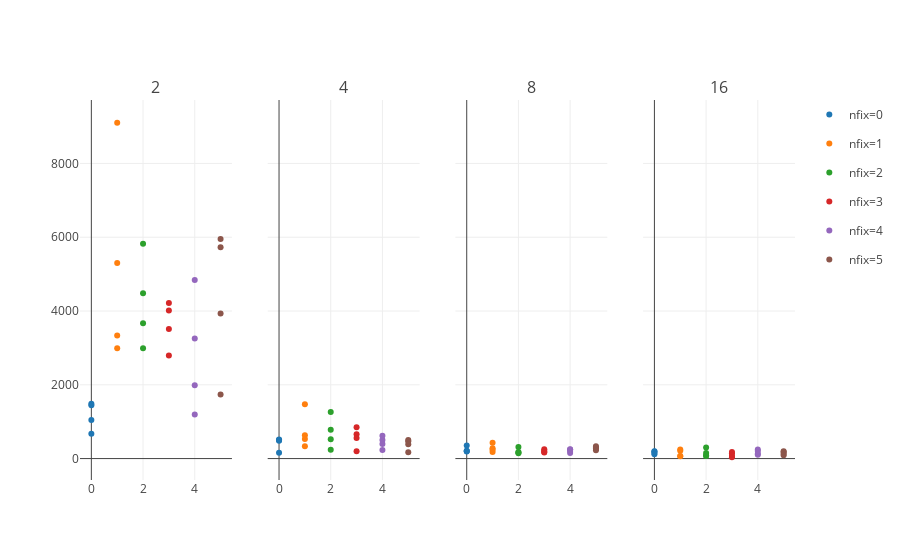

Write notebook code for a chart like this one.
### Code cell
# Plot negative log likelihoods for each options
def plot_nll_fixpoints(cur_nll_ntrial, nfix_set, nbatches):
    cur_plts = []
    for (nfix_ind, nfix) in itertools.izip(range(len(nfix_set)), nfix_set):
        cur_plts.append(plt_type.Scatter(x=nfix*np.ones_like(np.squeeze(cur_nll_ntrial[nfix_ind,:])), 
                                         y=np.squeeze(cur_nll_ntrial[nfix_ind,:]), 
                                         mode='markers', 
                                         marker = dict(color=plotly.colors.DEFAULT_PLOTLY_COLORS[nfix_ind]),
                                         name = "nfix=%d" % nfix, 
                                         legendgroup="nfix=%d" % nfix))
    return cur_plts
    
    
from plotly import tools as plt_tools

def plot_nll(cur_nll, ntrials_set, nfix_set, nbatches):
    fig_subplts = plt_tools.make_subplots(rows=1, cols=len(ntrials_set), subplot_titles=ntrials_set, shared_yaxes=True)
    for (ntrials_ind, ntrials) in itertools.izip(range(len(ntrials_set)), ntrials_set):        
        tmp = plot_nll_fixpoints(cur_nll[ntrials_ind,:,:], nfix_set, nbatches)
        for trace in tmp:
            fig_subplts.append_trace(trace,1,ntrials_ind+1)
            if ntrials_ind>0:
                fig_subplts['data'][-1]['showlegend']=False
    plt(fig_subplts)
    return fig_subplts

a = plot_nll(GP_NLL, ntrials_set, nfix_set, nbatches)

### Figure 1 — Plotly figure (JSON) as saved in the notebook; plotly's stock layout.template omitted (floating-point values rounded to 4 significant figures)
{"data": [{"legendgroup": "nfix=0", "marker": {"color": "rgb(31, 119, 180)"}, "mode": "markers", "name": "nfix=0", "type": "scatter", "x": [0, 0, 0, 0], "xaxis": "x1", "y": [1483.0, 675.9, 1443.0, 1049.0], "yaxis": "y1"}, {"legendgroup": "nfix=1", "marker": {"color": "rgb(255, 127, 14)"}, "mode": "markers", "name": "nfix=1", "type": "scatter", "x": [1, 1, 1, 1], "xaxis": "x1", "y": [9103.0, 3339.0, 5304.0, 2990.0], "yaxis": "y1"}, {"legendgroup": "nfix=2", "marker": {"color": "rgb(44, 160, 44)"}, "mode": "markers", "name": "nfix=2", "type": "scatter", "x": [2, 2, 2, 2], "xaxis": "x1", "y": [2989.0, 3670.0, 4480.0, 5820.0], "yaxis": "y1"}, {"legendgroup": "nfix=3", "marker": {"color": "rgb(214, 39, 40)"}, "mode": "markers", "name": "nfix=3", "type": "scatter", "x": [3, 3, 3, 3], "xaxis": "x1", "y": [4214.0, 2794.0, 4016.0, 3515.0], "yaxis": "y1"}, {"legendgroup": "nfix=4", "marker": {"color": "rgb(148, 103, 189)"}, "mode": "markers", "name": "nfix=4", "type": "scatter", "x": [4, 4, 4, 4], "xaxis": "x1", "y": [1987.0, 1194.0, 4841.0, 3257.0], "yaxis": "y1"}, {"legendgroup": "nfix=5", "marker": {"color": "rgb(140, 86, 75)"}, "mode": "markers", "name": "nfix=5", "type": "scatter", "x": [5, 5, 5, 5], "xaxis": "x1", "y": [5726.0, 1738.0, 3935.0, 5949.0], "yaxis": "y1"}, {"legendgroup": "nfix=0", "marker": {"color": "rgb(31, 119, 180)"}, "mode": "markers", "name": "nfix=0", "showlegend": false, "type": "scatter", "x": [0, 0, 0, 0], "xaxis": "x2", "y": [155.5, 484.5, 502.9, 515.1], "yaxis": "y1"}, {"legendgroup": "nfix=1", "marker": {"color": "rgb(255, 127, 14)"}, "mode": "markers", "name": "nfix=1", "showlegend": false, "type": "scatter", "x": [1, 1, 1, 1], "xaxis": "x2", "y": [332.4, 1470.0, 629.0, 533.8], "yaxis": "y1"}, {"legendgroup": "nfix=2", "marker": {"color": "rgb(44, 160, 44)"}, "mode": "markers", "name": "nfix=2", "showlegend": false, "type": "scatter", "x": [2, 2, 2, 2], "xaxis": "x2", "y": [240.2, 1260.0, 782.6, 521.5], "yaxis": "y1"}, {"legendgroup": "nfix=3", "marker": {"color": "rgb(214, 39, 40)"}, "mode": "markers", "name": "nfix=3", "showlegend": false, "type": "scatter", "x": [3, 3, 3, 3], "xaxis": "x2", "y": [200.4, 849.5, 657.0, 556.3], "yaxis": "y1"}, {"legendgroup": "nfix=4", "marker": {"color": "rgb(148, 103, 189)"}, "mode": "markers", "name": "nfix=4", "showlegend": false, "type": "scatter", "x": [4, 4, 4, 4], "xaxis": "x2", "y": [235.4, 501.0, 621.1, 391.7], "yaxis": "y1"}, {"legendgroup": "nfix=5", "marker": {"color": "rgb(140, 86, 75)"}, "mode": "markers", "name": "nfix=5", "showlegend": false, "type": "scatter", "x": [5, 5, 5, 5], "xaxis": "x2", "y": [173.8, 500.7, 469.3, 387.6], "yaxis": "y1"}, {"legendgroup": "nfix=0", "marker": {"color": "rgb(31, 119, 180)"}, "mode": "markers", "name": "nfix=0", "showlegend": false, "type": "scatter", "x": [0, 0, 0, 0], "xaxis": "x3", "y": [193.1, 351.8, 205.3, 214.5], "yaxis": "y1"}, {"legendgroup": "nfix=1", "marker": {"color": "rgb(255, 127, 14)"}, "mode": "markers", "name": "nfix=1", "showlegend": false, "type": "scatter", "x": [1, 1, 1, 1], "xaxis": "x3", "y": [179.5, 427.7, 241.4, 279.3], "yaxis": "y1"}, {"legendgroup": "nfix=2", "marker": {"color": "rgb(44, 160, 44)"}, "mode": "markers", "name": "nfix=2", "showlegend": false, "type": "scatter", "x": [2, 2, 2, 2], "xaxis": "x3", "y": [142.3, 315.4, 176.5, 163.4], "yaxis": "y1"}, {"legendgroup": "nfix=3", "marker": {"color": "rgb(214, 39, 40)"}, "mode": "markers", "name": "nfix=3", "showlegend": false, "type": "scatter", "x": [3, 3, 3, 3], "xaxis": "x3", "y": [179.8, 254.5, 209.3, 165.7], "yaxis": "y1"}, {"legendgroup": "nfix=4", "marker": {"color": "rgb(148, 103, 189)"}, "mode": "markers", "name": "nfix=4", "showlegend": false, "type": "scatter", "x": [4, 4, 4, 4], "xaxis": "x3", "y": [254.6, 246.3, 206.0, 151.7], "yaxis": "y1"}, {"legendgroup": "nfix=5", "marker": {"color": "rgb(140, 86, 75)"}, "mode": "markers", "name": "nfix=5", "showlegend": false, "type": "scatter", "x": [5, 5, 5, 5], "xaxis": "x3", "y": [280.4, 336.5, 299.8, 228.1], "yaxis": "y1"}, {"legendgroup": "nfix=0", "marker": {"color": "rgb(31, 119, 180)"}, "mode": "markers", "name": "nfix=0", "showlegend": false, "type": "scatter", "x": [0, 0, 0, 0], "xaxis": "x4", "y": [200.2, 193.3, 151.3, 114.1], "yaxis": "y1"}, {"legendgroup": "nfix=1", "marker": {"color": "rgb(255, 127, 14)"}, "mode": "markers", "name": "nfix=1", "showlegend": false, "type": "scatter", "x": [1, 1, 1, 1], "xaxis": "x4", "y": [211.3, 246.2, 72.44, 64.25], "yaxis": "y1"}, {"legendgroup": "nfix=2", "marker": {"color": "rgb(44, 160, 44)"}, "mode": "markers", "name": "nfix=2", "showlegend": false, "type": "scatter", "x": [2, 2, 2, 2], "xaxis": "x4", "y": [300.2, 149.6, 67.0, 83.43], "yaxis": "y1"}, {"legendgroup": "nfix=3", "marker": {"color": "rgb(214, 39, 40)"}, "mode": "markers", "name": "nfix=3", "showlegend": false, "type": "scatter", "x": [3, 3, 3, 3], "xaxis": "x4", "y": [175.9, 143.0, 79.69, 35.87], "yaxis": "y1"}, {"legendgroup": "nfix=4", "marker": {"color": "rgb(148, 103, 189)"}, "mode": "markers", "name": "nfix=4", "showlegend": false, "type": "scatter", "x": [4, 4, 4, 4], "xaxis": "x4", "y": [249.0, 207.7, 127.7, 101.3], "yaxis": "y1"}, {"legendgroup": "nfix=5", "marker": {"color": "rgb(140, 86, 75)"}, "mode": "markers", "name": "nfix=5", "showlegend": false, "type": "scatter", "x": [5, 5, 5, 5], "xaxis": "x4", "y": [195.6, 177.8, 130.7, 91.24], "yaxis": "y1"}], "layout": {"annotations": [{"font": {"size": 16}, "showarrow": false, "text": 2, "x": 0.1062, "xanchor": "center", "xref": "paper", "y": 1, "yanchor": "bottom", "yref": "paper"}, {"font": {"size": 16}, "showarrow": false, "text": 4, "x": 0.3687, "xanchor": "center", "xref": "paper", "y": 1, "yanchor": "bottom", "yref": "paper"}, {"font": {"size": 16}, "showarrow": false, "text": 8, "x": 0.6312, "xanchor": "center", "xref": "paper", "y": 1, "yanchor": "bottom", "yref": "paper"}, {"font": {"size": 16}, "showarrow": false, "text": 16, "x": 0.8937, "xanchor": "center", "xref": "paper", "y": 1, "yanchor": "bottom", "yref": "paper"}], "xaxis1": {"anchor": "y1", "domain": [0, 0.2125]}, "xaxis2": {"anchor": "free", "domain": [0.2625, 0.475], "position": 0}, "xaxis3": {"anchor": "free", "domain": [0.525, 0.7375], "position": 0}, "xaxis4": {"anchor": "free", "domain": [0.7875, 1], "position": 0}, "yaxis1": {"anchor": "x1", "domain": [0, 1]}}}
